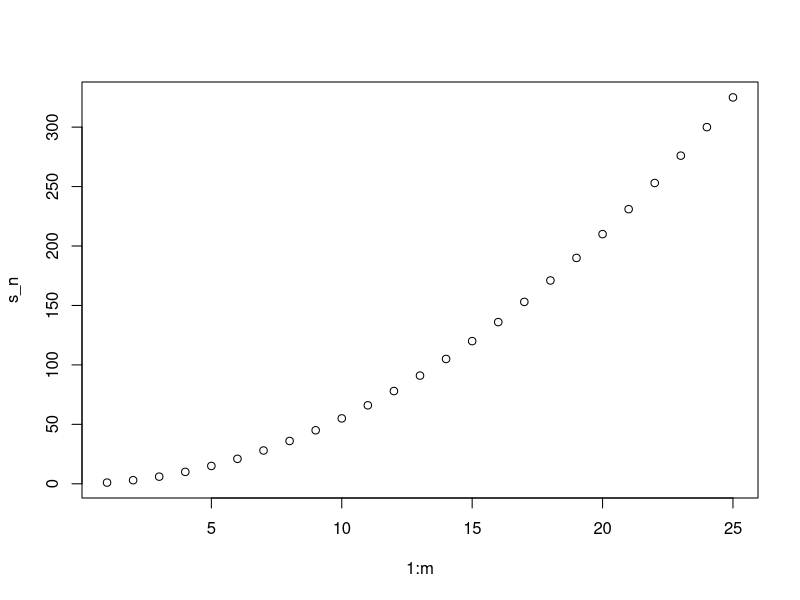

This figure's R source: (Note: this script raises an error after producing the figure.)
avg <- function(x)
{
  sum <-sum(x)
  length <- length(x)
  sum/length
}

# functions can have multiple arguments as well as default values
avg <- function(x, arithmetic = TRUE){
  n <- length(x)
  ifelse(arithmetic, sum(x)/n, prod(x)^(1/n))
}


### for loop:
m <- 25
s_n <- vector(length=m)

compute_s_n <- function(n){
       x <- 1:n
       sum(x)
}

for(i in 1:m)
 {
     s_n[i] <- compute_s_n(i)
}

plot(1:m, s_n)

# a table of values comparing our function to the summation formula
head(data.frame(s_n = s_n, formula = n*(n+1)/2))
n <- 1:m

# overlaying our function with the summation formula
plot(n, s_n)
lines(n, n*(n+1)/2)